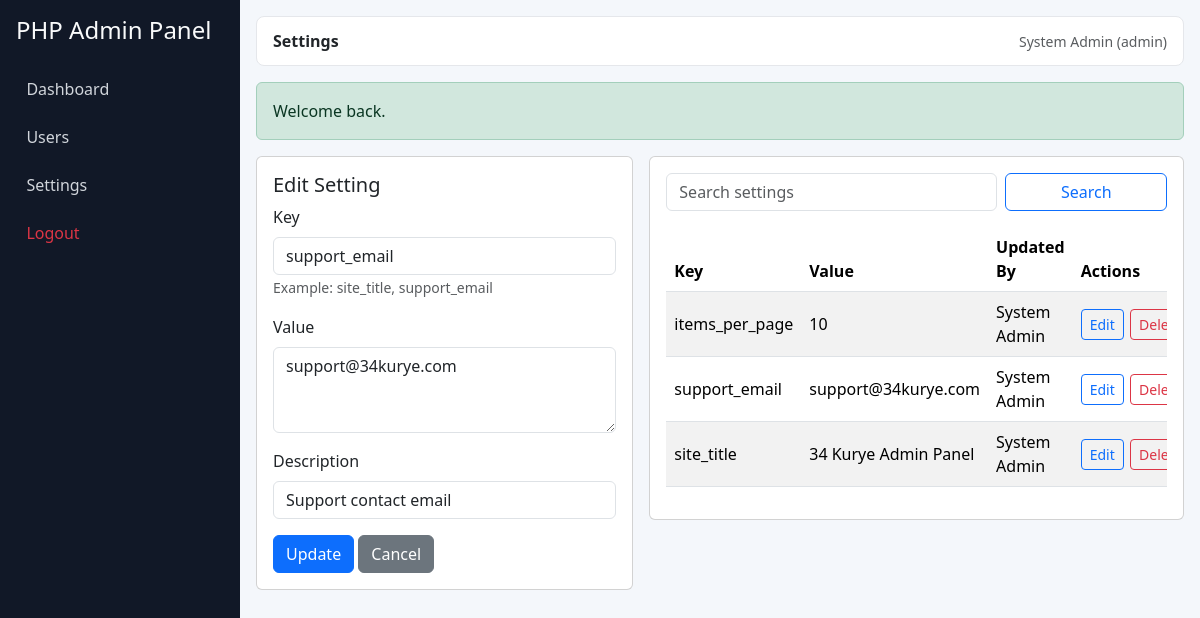
The app's page /admin/settings.php?edit=2 (signed in) with its own data.
### tables this page shows
CREATE TABLE `users` (
  `id` INT UNSIGNED NOT NULL AUTO_INCREMENT,
  `name` VARCHAR(120) NOT NULL,
  `email` VARCHAR(150) NOT NULL,
  `password_hash` VARCHAR(255) NOT NULL,
  `role` ENUM('admin', 'user') NOT NULL DEFAULT 'user',
  `is_active` TINYINT(1) NOT NULL DEFAULT 1,
  `created_at` TIMESTAMP NOT NULL DEFAULT CURRENT_TIMESTAMP,
  `updated_at` TIMESTAMP NOT NULL DEFAULT CURRENT_TIMESTAMP ON UPDATE CURRENT_TIMESTAMP,
  PRIMARY KEY (`id`),
  UNIQUE KEY `uq_users_email` (`email`),
  KEY `idx_users_role` (`role`),
  KEY `idx_users_active` (`is_active`)
);

CREATE TABLE `settings` (
  `id` INT UNSIGNED NOT NULL AUTO_INCREMENT,
  `key_name` VARCHAR(64) NOT NULL,
  `value_text` TEXT NOT NULL,
  `description` VARCHAR(255) DEFAULT NULL,
  `updated_by` INT UNSIGNED DEFAULT NULL,
  `created_at` TIMESTAMP NOT NULL DEFAULT CURRENT_TIMESTAMP,
  `updated_at` TIMESTAMP NOT NULL DEFAULT CURRENT_TIMESTAMP ON UPDATE CURRENT_TIMESTAMP,
  PRIMARY KEY (`id`),
  UNIQUE KEY `uq_settings_key_name` (`key_name`),
  KEY `idx_settings_updated_by` (`updated_by`),
  CONSTRAINT `fk_settings_updated_by_user`
    FOREIGN KEY (`updated_by`) REFERENCES `users` (`id`)
    ON UPDATE CASCADE
    ON DELETE SET NULL
);

### includes/functions.php (called while the page is built, shortened)
<?php
function e(string $value): string
{
    return htmlspecialchars($value, ENT_QUOTES, 'UTF-8');
}
function app_url(string $path = ''): string
{
    $base = rtrim(BASE_URL, '/');
    $path = '/' . ltrim($path, '/');
    return $base . ($path === '/' ? '' : $path);
}
function get_flash(): ?array
{
    $flash = $_SESSION['flash'];
    return $flash;
}
function clean_text(?string $value, int $maxLength = 255): string
{
    $text = trim((string) $value);
    $length = function_exists('mb_strlen') ? mb_strlen($text) : strlen($text);
    return $text;
}

### config/database.php (called while the page is built, shortened)
<?php
function db(): PDO
{
    static $pdo = null;
    if ($pdo instanceof PDO) {
        return $pdo;
    }
    $dsn = 'mysql:host=' . DB_HOST . ';port=' . DB_PORT . ';dbname=' . DB_NAME . ';charset=utf8mb4';
    try {
        $pdo = new PDO($dsn, DB_USER, DB_PASS, [
            PDO::ATTR_ERRMODE => PDO::ERRMODE_EXCEPTION,
            PDO::ATTR_DEFAULT_FETCH_MODE => PDO::FETCH_ASSOC,
            PDO::ATTR_EMULATE_PREPARES => false
        ]);
    } catch (PDOException $exception) {
        http_response_code(500);
        exit('Database connection failed. Please check config/database.php settings.');
    }
    return $pdo;
}

### includes/auth.php (called while the page is built, shortened)
<?php
require_once __DIR__ . '/../config/database.php';
require_once __DIR__ . '/functions.php';
function current_user(): ?array
{
    static $user = null;
    if ($user !== null) {
        return $user;
    }
    $userId = (int) ($_SESSION['user_id'] ?? 0);
    $stmt = db()->prepare('SELECT id, name, email, role, is_active FROM users WHERE id = :id LIMIT 1');
    $stmt->execute([':id' => $userId]);
    $record = $stmt->fetch();
    $user = $record;
    return $user;
}
function is_logged_in(): bool
{
    return current_user() !== null;
}
function is_admin(): bool
{
    $user = current_user();
    return $user !== null && $user['role'] === 'admin';
}
function require_login(): void
{
    if (!is_logged_in()) {
        set_flash('warning', 'Please login first.');
        redirect('/admin/login.php');
    }
}
function require_admin(): void
{
    require_login();
}

### admin/settings.php (the view, shortened to what this page needs)
<?php
require_once __DIR__ . '/../includes/auth.php';
require_admin();
$pageTitle = 'Settings';
$search = clean_text($_GET['search'] ?? '', 120);
$page = max(1, (int) ($_GET['page'] ?? 1));
$perPage = 10;
$editId = (int) ($_GET['edit'] ?? 0);
$editItem = null;
if ($editId > 0) {
    $editStmt = db()->prepare('SELECT id, key_name, value_text, description FROM settings WHERE id = :id LIMIT 1');
    $editStmt->execute([':id' => $editId]);
    $editItem = $editStmt->fetch();
}
$where = '1=1';
$params = [];
$offset = ($page - 1) * $perPage;
$listSql = 'SELECT s.id, s.key_name, s.value_text, s.description, s.updated_at, u.name AS updated_by_name
            FROM settings s
            LEFT JOIN users u ON u.id = s.updated_by
            WHERE ' . $where . '
            ORDER BY s.id DESC
            LIMIT ' . (int) $perPage . ' OFFSET ' . (int) $offset;
$listStmt = db()->prepare($listSql);
$listStmt->execute($params);
$settings = $listStmt->fetchAll();
require_once __DIR__ . '/../includes/layout-header.php';
?>
<div class="row g-3">
    <div class="col-lg-5">
        <div class="card">
            <div class="card-body">
                <h5><?php echo $editItem ? 'Edit Setting' : 'Create Setting'; ?></h5>
                <form method="post">
                    <div class="mb-3">
                        <label class="form-label">Key</label>
                        <input type="text" class="form-control" name="key_name" value="<?php echo e((string) ($editItem['key_name'] ?? '')); ?>" required>
                        <small class="text-muted">Example: site_title, support_email</small>
                    </div>
                    <div class="mb-3">
                        <label class="form-label">Value</label>
                        <textarea class="form-control" name="value_text" rows="3" required><?php echo e((string) ($editItem['value_text'] ?? '')); ?></textarea>
                    </div>
                    <div class="mb-3">
                        <label class="form-label">Description</label>
                        <input type="text" class="form-control" name="description" value="<?php echo e((string) ($editItem['description'] ?? '')); ?>">
                    </div>
                    <button type="submit" class="btn btn-primary"><?php echo $editItem ? 'Update' : 'Create'; ?></button>
                    <?php if ($editItem): ?>
                        <a href="<?php echo e(app_url('/admin/settings.php')); ?>" class="btn btn-secondary">Cancel</a>
                    <?php endif; ?>
                </form>
            </div>
        </div>
    </div>
    <div class="col-lg-7">
        <div class="card">
            <div class="card-body">
                <form method="get" class="row g-2 mb-3">
                    <div class="col-md-8">
                        <input type="text" name="search" class="form-control" placeholder="Search settings" value="<?php echo e($search); ?>">
                    </div>
                    <div class="col-md-4">
                        <button class="btn btn-outline-primary w-100" type="submit">Search</button>
                    </div>
                </form>
                <div class="table-responsive">
                    <table class="table table-striped align-middle">
                        <thead>
                        <tr>
                            <th>Key</th>
                            <th>Value</th>
                            <th>Updated By</th>
                            <th>Actions</th>
                        </tr>
                        </thead>
                        <tbody>
                        <?php foreach ($settings as $item): ?>
                            <tr>
                                <td><?php echo e((string) $item['key_name']); ?></td>
                                <td><?php echo e((string) $item['value_text']); ?></td>
                                <td><?php echo e((string) ($item['updated_by_name'] ?? '-')); ?></td>
                                <td>
                                    <div class="table-actions">
                                        <a class="btn btn-sm btn-outline-primary" href="<?php echo e(app_url('/admin/settings.php?edit=' . (int) $item['id'])); ?>">Edit</a>
                                        <form method="post" data-confirm="Delete this setting?">
                                            <button class="btn btn-sm btn-outline-danger" type="submit">Delete</button>
                                        </form>
                                    </div>
                                </td>
                            </tr>
                        <?php endforeach; ?>
                        </tbody>
                    </table>
                </div>
            </div>
        </div>
    </div>
</div>
<?php require_once __DIR__ . '/../includes/layout-footer.php'; ?>

### includes/layout-header.php (shortened to what this page needs)
<?php
require_once __DIR__ . '/auth.php';
$user = current_user();
$pageTitle = $pageTitle ?? 'Dashboard';
$flash = get_flash();
?>
<!doctype html>
<html lang="en">
<head>
    <link href="https://cdn.jsdelivr.net/npm/bootstrap@5.3.3/dist/css/bootstrap.min.css" rel="stylesheet">
    <link rel="stylesheet" href="<?php echo e(app_url('/assets/css/style.css')); ?>">
</head>
<body>
<div class="app-shell">
    <aside class="sidebar">
        <h4 class="mb-3"><?php echo e(APP_NAME); ?></h4>
        <a href="<?php echo e(app_url('/admin/index.php')); ?>" class="menu-link">Dashboard</a>
        <?php if ($user && $user['role'] === 'admin'): ?>
            <a href="<?php echo e(app_url('/admin/users.php')); ?>" class="menu-link">Users</a>
            <a href="<?php echo e(app_url('/admin/settings.php')); ?>" class="menu-link">Settings</a>
        <?php endif; ?>
        <a href="<?php echo e(app_url('/admin/logout.php')); ?>" class="menu-link text-danger">Logout</a>
    </aside>
    <main class="content-wrap">
        <nav class="topbar d-flex justify-content-between align-items-center mb-3">
            <div>
                <strong><?php echo e($pageTitle); ?></strong>
            </div>
            <div class="small text-muted">
                <?php echo e($user['name'] ?? 'Guest'); ?>
                (<?php echo e($user['role'] ?? 'none'); ?>)
            </div>
        </nav>
        <?php if ($flash): ?>
            <div class="alert alert-<?php echo e($flash['type']); ?>" role="alert">
                <?php echo e($flash['message']); ?>
            </div>
        <?php endif; ?>

### assets/css/style.css (style rules this page uses)
body { background: #f4f7fb; }
.app-shell { min-height: 100vh; display: flex; }
.sidebar { width: 240px; background: #111827; color: #f9fafb; padding: 1rem; display: flex; flex-direction: column; gap: 0.5rem; }
.menu-link { color: #d1d5db; text-decoration: none; padding: 0.5rem 0.65rem; border-radius: 0.375rem; }
.content-wrap { flex: 1; padding: 1rem; }
.topbar { background: #ffffff; border: 1px solid #e5e7eb; border-radius: 0.5rem; padding: 0.75rem 1rem; }
.table-actions { display: flex; gap: 0.4rem; }

### records on screen
users: name "System Admin", role "admin"
settings: key_name "support_email", value_text "support@34kurye.com", description "Support contact email", updated_by.name "System Admin"
settings: key_name "items_per_page", value_text "10", updated_by.name "System Admin"
settings: key_name "site_title", value_text "34 Kurye Admin Panel", updated_by.name "System Admin"

### other values on screen
APP_NAME "PHP Admin Panel"
$pageTitle "Settings"
$flash['message'] "Welcome back."
